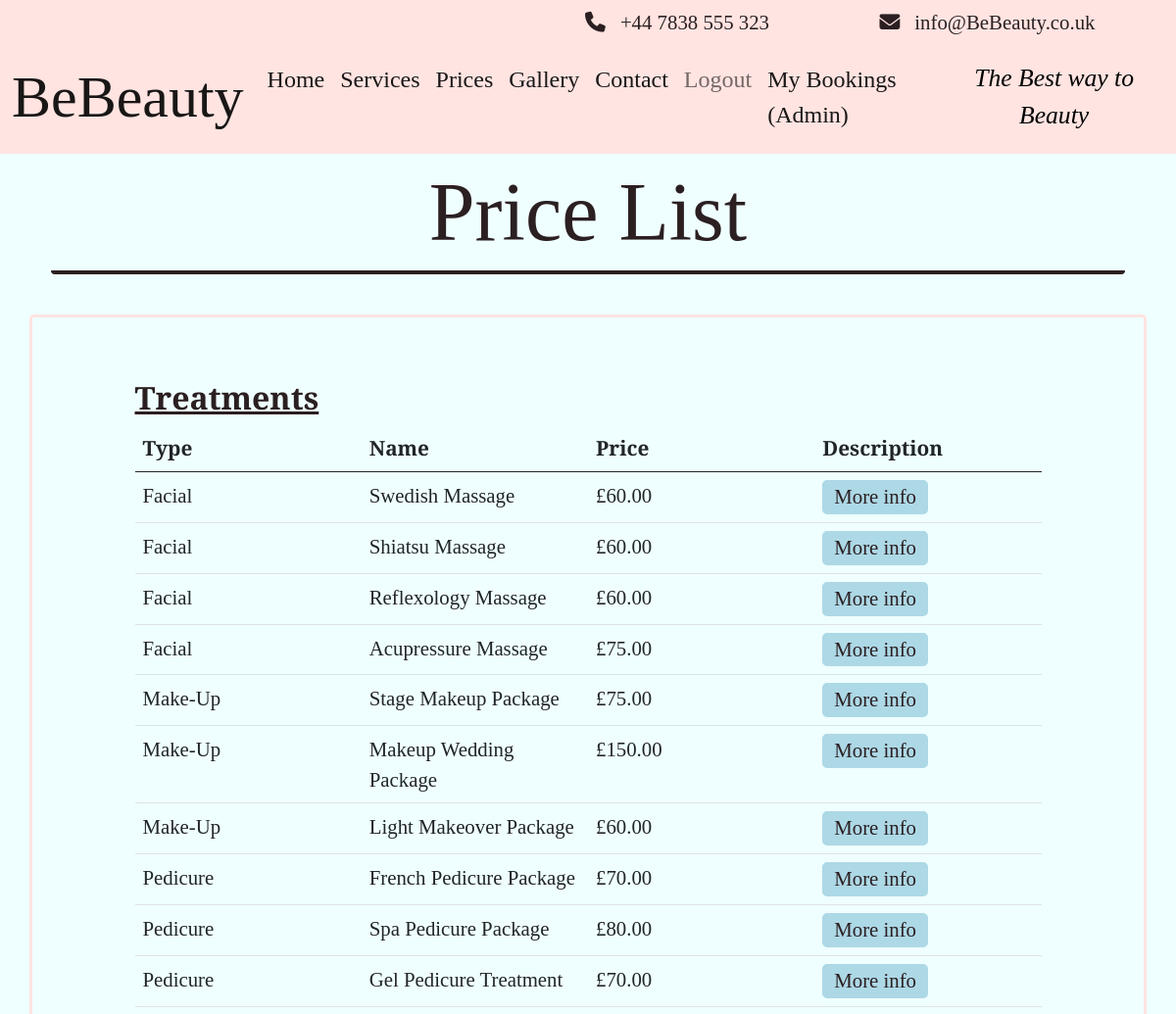
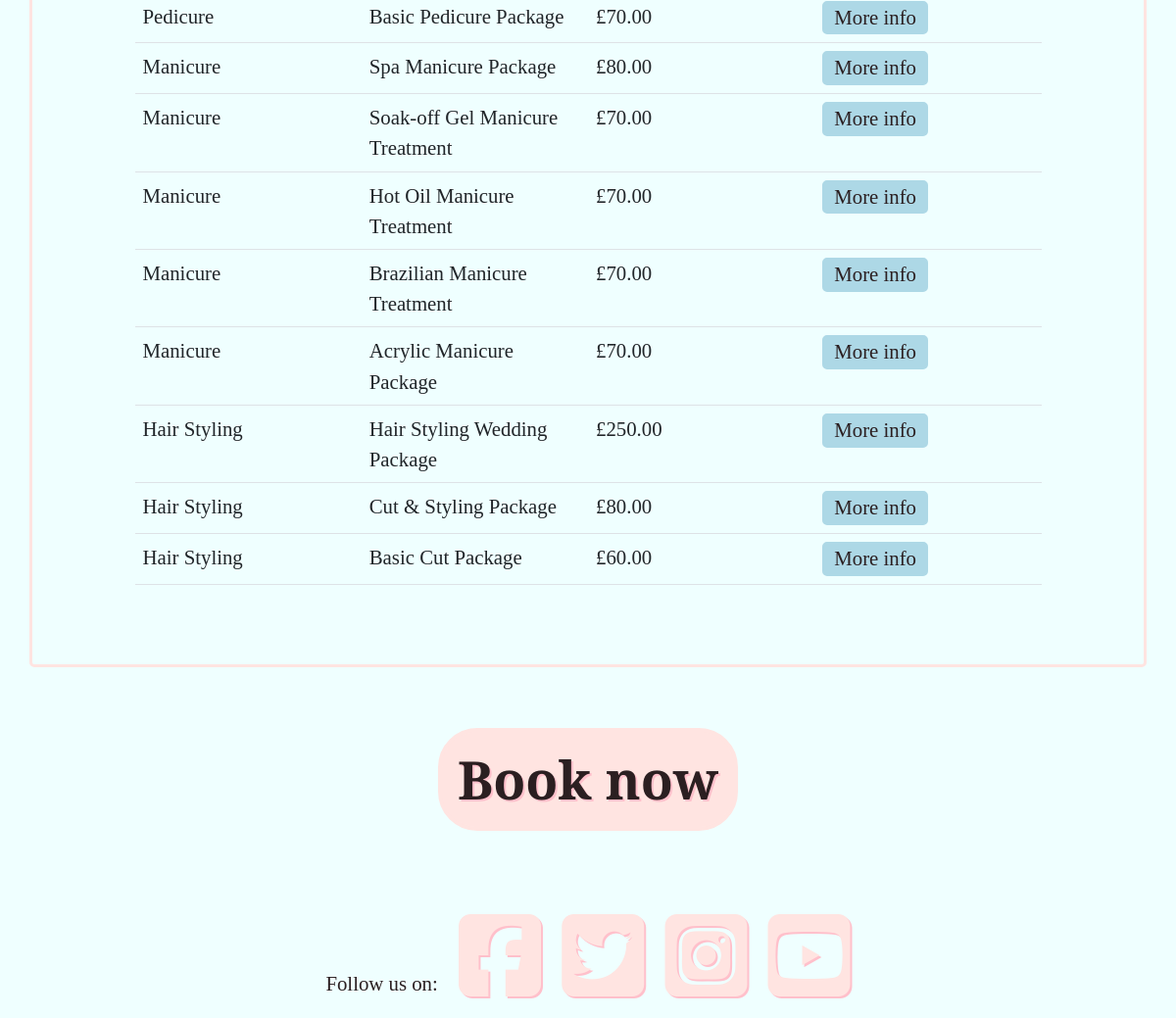
Page /price-list (signed in) on the committed database (2 pictures, top to bottom).
### treatment/models.py (models this page shows, shortened)
class Treatment(models.Model):
    treatment_type = models.IntegerField(choices=TREATMENTS)
    treatment_name = models.CharField(max_length=60, unique=True)
    slug = models.SlugField(max_length=60, unique=True, primary_key=True)
    treatment_price = models.DecimalField(blank=False, max_digits=5, decimal_places=2)
    treatment_description = models.TextField()
    treatment_time = models.CharField(max_length=50)
    class _Meta:
        ordering = ['treatment_name']

### treatment/views.py (the view)
# urls.py: path('price-list', TreatmentListView.as_view(), name='price-list'),
class TreatmentListView(ListView):
    model = Treatment
    template_name = "price_list.html"
    queryset = Treatment.objects.all().order_by('treatment_type')
    context_object_name = "treatments"

### templates/price_list.html (shortened to what this page needs)
{% extends 'base.html' %}
{% load static %}
{% block content %}
<div class="container">
    <div class="box-wrap">
        <h1 class="col center-text title-font sub-title">Price List</h1>
    </div>
</div>
<br>
<div class="container booking-box">
    <br>
    <div class="bodywork">
        <div class="container">
            <div class="row">
                <div class="col-sm-1"></div>
                <div class="col-md-10 g-0">
                    <br>
                    <h2><u><b>Treatments</b></u></h2>
                    <table class="table">
                        <thead>
                            <tr>
                                <th scope="col">Type</th>
                                <th scope="col">Name</th>
                                <th scope="col">Price</th>
                                <th scope="col">Description</th>
                            </tr>
                        </thead>
                        <tbody>
                            {% for treatment in treatments %}
                            {% include 'treatment-price.html' %}
                            <tr>
                                <td>{{ treatment.get_treatment_type_display }}</td>
                                <td class="td-name">{{ treatment.treatment_name }}</td>
                                <td class="td-price">£{{ treatment.treatment_price }}</td>
                                <td>
                                    <button type="button" data-bs-toggle="modal" data-bs-target="#treatmentModal{{treatment.pk}}" class="custom-site-btn btn-remove-blue edit-but hvr">More info</button>
                                </td>
                            </tr>
                            {% endfor %}
                        </tbody>
                    </table>
                </div>
                <div class="col-sm-1"></div>
            </div>
            <br>
        </div>
    </div>
    <br>
</div>
<br>
<br>
<div class="container_fluid">
    <div class="justify-content-center text-center ">
        <a type="button" class="btn-lg light custom-btn hvr-pulse btn-remove-blue" href="{% url 'booking' %}">Book
            now</a>
    </div>
</div>
<br>
<br>
{% endblock %}

### templates/base.html (shortened to what this page needs)
{% load static %}
<!DOCTYPE html>
<html lang="en">
<head>
    <link href="https://cdn.jsdelivr.net/npm/bootstrap@5.0.1/dist/css/bootstrap.min.css" rel="stylesheet">
    <link href="{% static 'fontawesomefree/css/all.min.css' %}" rel="stylesheet">
    <link rel="stylesheet" href="https://cdnjs.cloudflare.com/ajax/libs/hover.css/2.3.1/css/hover-min.css" />
    <link rel="stylesheet" href="{% static 'css/style.css' %}">
</head>
<body class="d-flex flex-column h-100 main-bg">
    <div class="container-fluid above-nav">
        <div class="row justify-content-end padding-top">
            <div class=" col-lg-8 col-sm-7 contact-holder extra-padding">
                <i class="fa-solid fa-phone extra-padding"></i>+44 7838 555 323
            </div>
            <div class="col-lg-4 col-sm-5 contact-holder extra-padding text-center">
                <i class="fa-solid fa-envelope extra-padding"></i>info@BeBeauty.co.uk
            </div>
        </div>
    </div>
    <nav class="navbar navbar-expand-lg navbar-light">
        <div class="container-fluid">
            <a class="navbar-brand" href="{% url 'home' %}"><span class="brand title-font nav-title">BeBeauty</a>
            <div class="collapse navbar-collapse" id="navbarText">
                <ul class="navbar-nav me-auto mb-2 mb-lg-0">
                    <li class="nav-item">
                        <a class="nav-link active" aria-current="page" href="{% url 'home' %}">Home</a>
                    </li>
                    <li class="nav-item">
                        <a class="nav-link active" aria-current="page" href="{% url 'services' %}">Services</a>
                    </li>
                    <li class="nav-item">
                        <a class="nav-link active" aria-current="page" href="{% url 'price-list' %}">Prices</a>
                    </li>
                    <li class="nav-item">
                        <a class="nav-link active" aria-current="page" href="{% url 'gallery' %}">Gallery</a>
                    </li>
                    <li class="nav-item">
                        <a class="nav-link active" aria-current="page" href="{% url 'contact' %}">Contact</a>
                    </li>
                    {% if user.is_authenticated %}
                    <li class="nav-item">
                        <a class="nav-link" href="{% url 'account_logout' %}">Logout</a>
                    </li>
                    <li class="nav-item">
                        <a class="nav-link active" aria-current="page" href="{% url 'bookings' %}">My Bookings
                            ({{ user.username }})</a>
                    </li>
                    {% endif %}
                </ul>
                <span class="slogon text-center">
                    The Best way to Beauty
                </span>
            </div>
        </div>
    </nav>
    <main class="flex-shrink-0 main-bg">
        {% block content %}{% endblock content %}
    </main>
    <footer class="footer mt-auto py-3 dark-bg">
        <p class="m-0 text-center text-black">Follow us on:
            <i class="fab fa-facebook-square ms-3 hvr-pulse button"></i>
            <i class="fab fa-twitter-square ms-3 hvr-pulse button"></i>
            <i class="fab fa-instagram-square ms-3 hvr-pulse button"></i>
            <i class="fab fa-youtube-square ms-3 hvr-pulse button"></i></p>
    </footer>
</body>
</html>

### static/css/style.css (style rules this page uses)
* { margin: 0; padding: 0; border: 0; }
body { background-color: rgb(239, 255, 255); color: #2b1f21; font-family: 'Zilla Slab', serif; font-size: 1.3em; }
.title-font { font-family: 'Playfair Display', serif; text-align: center; }
.contact-holder { text-align: end; }
.nav-title { font-size: 5vmin; }
nav { background-color: mistyrose; font-family: 'Zilla Slab', serif; }
.above-nav { background-color: mistyrose; font-family: 'Zilla Slab', serif; }
footer { padding: 3em; }
footer .fab { font-size: 8vmin; color: mistyrose; text-shadow: 2px 2px pink; }
.extra-padding { padding: 0px 15px; }
.padding-top { padding-top: 7px; }
nav li a { font-size: 1.5rem; }
.sub-title { font-size: 7vw; }
.box-wrap { margin: 10px; border-bottom: 4px #2b1f21 solid; border-radius: 4px; }
.slogon { font-family: 'Playfair Display'; font-style: italic; font-size: 1.6rem; color: black; }
table { table-layout: fixed; }
td { overflow: hidden; text-overflow: ellipsis; word-wrap: break-word; }
.custom-btn { background-color: mistyrose; font-weight: 600; border-radius: 40px; font-size: 4.5vmin; border: 4px mistyrose solid; text-shadow: 2px 2px pink; }
.btn-remove-blue { -webkit-tap-highlight-color: transparent; color: #2b1f21; text-decoration: none; }
.custom-site-btn { border-radius: 5px; line-height: 1; border: 4px pink solid; }
.edit-but { background-color: lightblue; border: 4px lightblue solid; padding: 3px 8px; }
.bodywork { max-height: min-content; }
.booking-box { border: 3px mistyrose solid; border-radius: 5px; }
.row { margin-bottom: 3px; }

### rows in the picture
Treatment: treatment_type "Facial", treatment_name "Swedish Massage", treatment_price "60.00"
Treatment: treatment_type "Facial", treatment_name "Shiatsu Massage", treatment_price "60.00"
Treatment: treatment_type "Facial", treatment_name "Reflexology Massage", treatment_price "60.00"
Treatment: treatment_type "Facial", treatment_name "Acupressure Massage", treatment_price "75.00"
Treatment: treatment_type "Make-Up", treatment_name "Stage Makeup Package", treatment_price "75.00"
Treatment: treatment_type "Make-Up", treatment_name "Makeup Wedding Package", treatment_price "150.00"
Treatment: treatment_type "Make-Up", treatment_name "Light Makeover Package", treatment_price "60.00"
Treatment: treatment_type "Pedicure", treatment_name "French Pedicure Package", treatment_price "70.00"
Treatment: treatment_type "Pedicure", treatment_name "Spa Pedicure Package", treatment_price "80.00"
Treatment: treatment_type "Pedicure", treatment_name "Gel Pedicure Treatment", treatment_price "70.00"
Treatment: treatment_type "Pedicure", treatment_name "Basic Pedicure Package", treatment_price "70.00"
Treatment: treatment_type "Manicure", treatment_name "Spa Manicure Package", treatment_price "80.00"
Treatment: treatment_type "Manicure", treatment_name "Soak-off Gel Manicure Treatment", treatment_price "70.00"
Treatment: treatment_type "Manicure", treatment_name "Hot Oil Manicure Treatment", treatment_price "70.00"
Treatment: treatment_type "Manicure", treatment_name "Brazilian Manicure Treatment", treatment_price "70.00"
Treatment: treatment_type "Manicure", treatment_name "Acrylic Manicure Package", treatment_price "70.00"
Treatment: treatment_type "Hair Styling", treatment_name "Hair Styling Wedding Package", treatment_price "250.00"
Treatment: treatment_type "Hair Styling", treatment_name "Cut & Styling Package", treatment_price "80.00"
Treatment: treatment_type "Hair Styling", treatment_name "Basic Cut Package", treatment_price "60.00"

### other values in the picture
{{ user.username }} "Admin"
